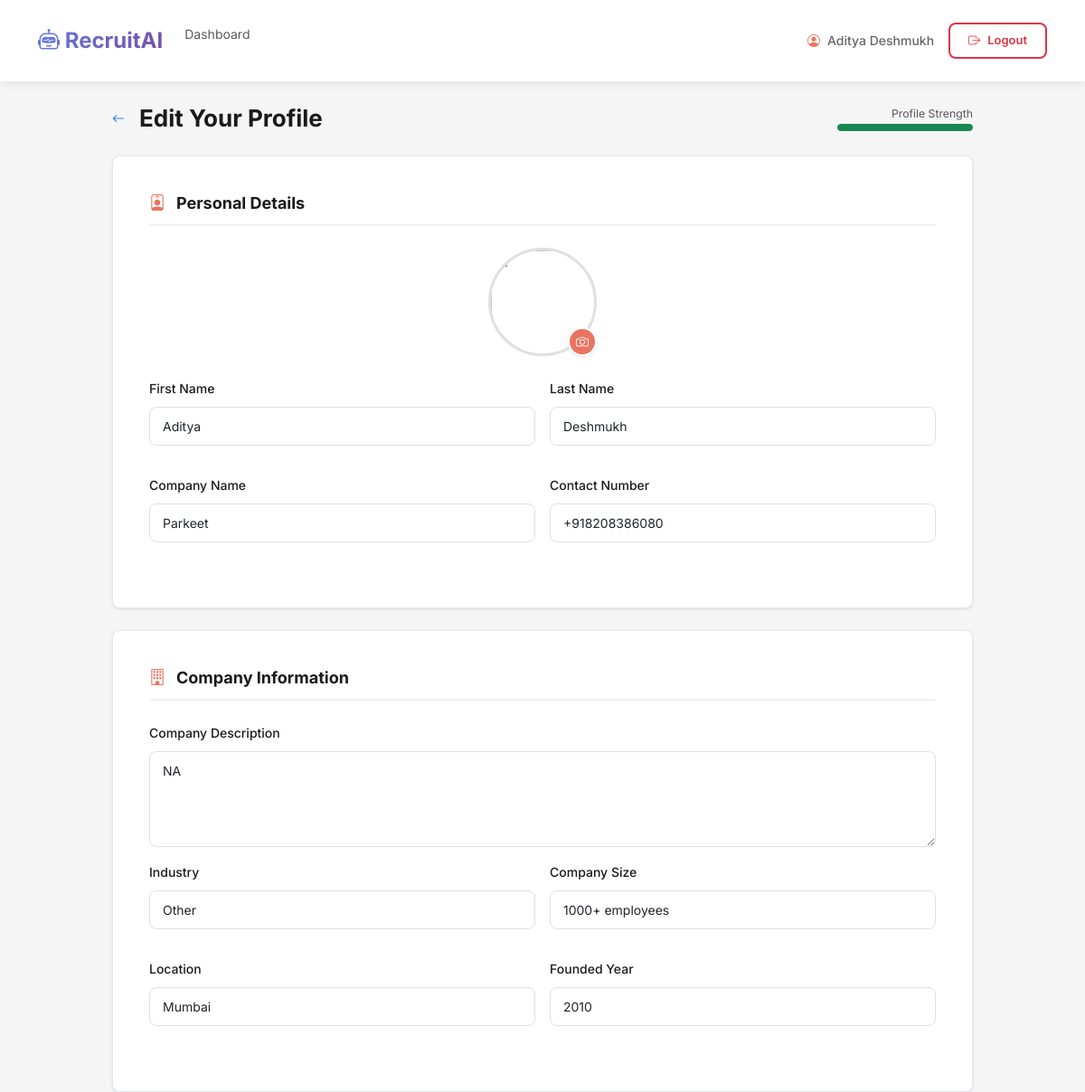
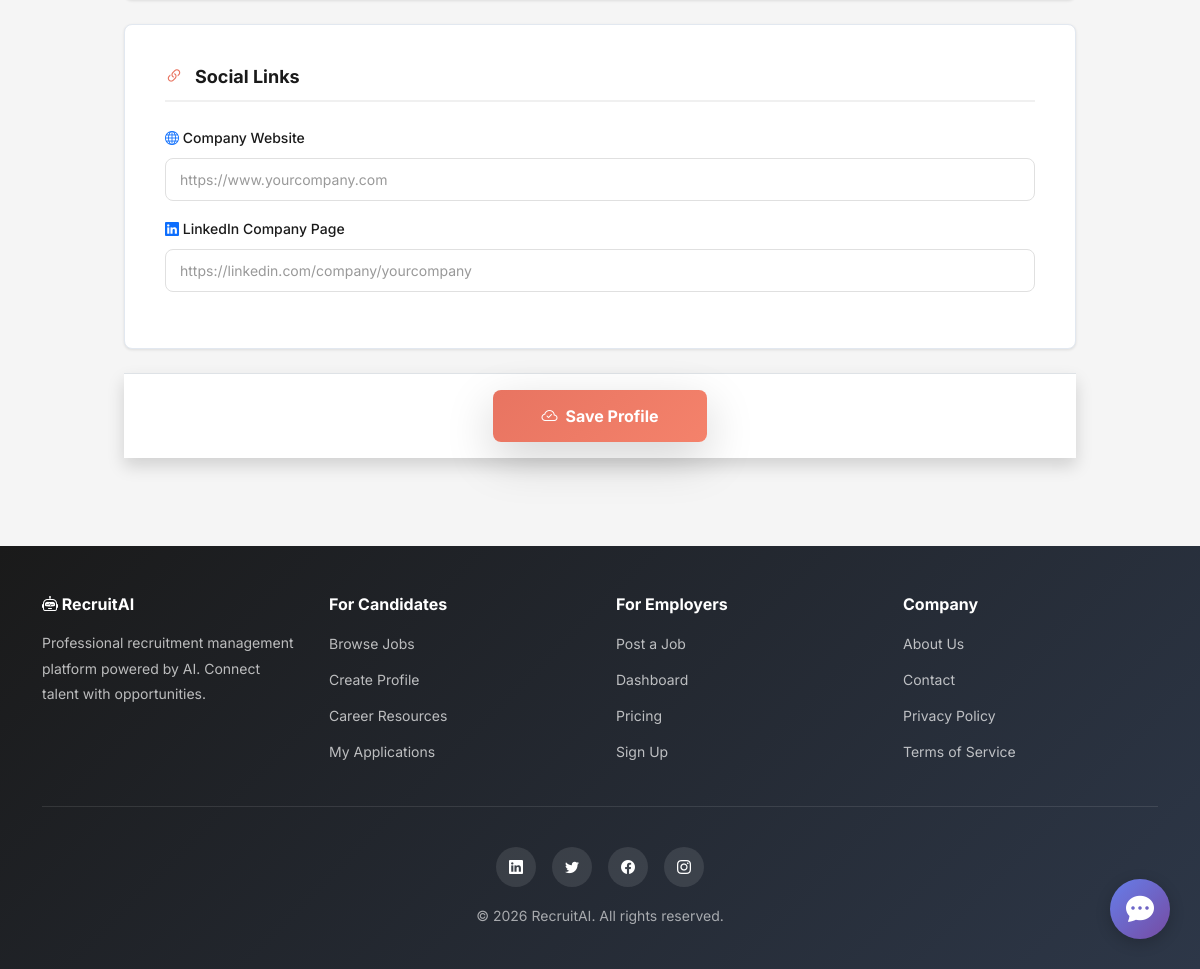
The page /hr/profile/edit/ (signed in) on the database its author committed (2 pictures, top to bottom).
### core/models.py (models this page shows, shortened)
class CustomUser(AbstractUser):
    pass
    is_hr = models.BooleanField(default=False)
    is_candidate = models.BooleanField(default=False)
    company_name = models.CharField(max_length=200, blank=True)
    email = models.EmailField(unique=True)

class HRProfile(models.Model):
    INDUSTRY_CHOICES = [
        ('IT', 'Information Technology'),
        ('Finance', 'Finance & Banking'),
        ('Healthcare', 'Healthcare'),
        ('Education', 'Education'),
        ('Manufacturing', 'Manufacturing'),
        ('Retail', 'Retail & E-commerce'),
        ('Consulting', 'Consulting'),
        ('Other', 'Other'),
    ]
    COMPANY_SIZE_CHOICES = [
        ('1-10', '1-10 employees'),
        ('11-50', '11-50 employees'),
        ('51-200', '51-200 employees'),
        ('201-500', '201-500 employees'),
        ('501-1000', '501-1000 employees'),
        ('1000+', '1000+ employees'),
    ]
    user = models.OneToOneField(CustomUser, on_delete=models.CASCADE, related_name='hr_profile')
    profile_photo = CloudinaryField('image', blank=True, null=True)
    company_description = models.TextField(blank=True, help_text="Brief description of your company")
    industry = models.CharField(max_length=50, choices=INDUSTRY_CHOICES, blank=True)
    company_size = models.CharField(max_length=20, choices=COMPANY_SIZE_CHOICES, blank=True)
    location = models.CharField(max_length=200, blank=True, help_text="Company headquarters location")
    contact = models.CharField(max_length=20, blank=True, help_text="Contact number")
    website_url = models.URLField(blank=True, null=True, help_text="Company website")
    linkedin_url = models.URLField(blank=True, null=True, help_text="Company LinkedIn page")
    founded_year = models.IntegerField(blank=True, null=True, help_text="Year company was founded")

### core/views.py (the view)
# urls.py: path('hr/profile/edit/', views.hr_update_profile, name='hr_update_profile'),
@hr_required
def hr_update_profile(request):
    try:
        profile = request.user.hr_profile
    except HRProfile.DoesNotExist:
        profile = HRProfile(user=request.user)
    if request.method == 'POST':
        form = HRProfileForm(request.POST, request.FILES, instance=profile)
        first_name = request.POST.get('first_name')
        last_name = request.POST.get('last_name')
        company_name = request.POST.get('company_name')
        if form.is_valid():
            user = request.user
            user.first_name = first_name
            user.last_name = last_name
            user.company_name = company_name
            user.save()
            form.save()
            from django.contrib import messages
            messages.success(request, 'Profile updated successfully!')
            return redirect('hr_profile_view')
    else:
        form = HRProfileForm(instance=profile)
    return render(request, 'core/hr_profile_form.html', {
        'form': form,
        'user': request.user
    })

### templates/core/hr_profile_form.html (shortened to what this page needs)
{% extends 'base.html' %}
{% load static %}
{% block extra_css %}
<link rel="stylesheet" href="{% static 'css/candidate.css' %}">
<link rel="stylesheet" href="{% static 'css/components.css' %}">
{% endblock %}
{% block content %}
<div class="profile-container">
    <div class="d-flex align-items-center justify-content-between mb-4">
        <div class="d-flex align-items-center gap-3">
            <a href="{% url 'hr_profile_view' %}" class="back-btn"><i class="bi bi-arrow-left"></i></a>
            <h2 class="mb-0">Edit Your Profile</h2>
        </div>
        <div class="profile-completeness">
            <small class="text-muted d-block text-end">Profile Strength</small>
            <div class="progress" style="height: 8px; width: 150px;">
                <div class="progress-bar bg-success" id="profileStrengthBar"
                    style="width: {{ profile.completeness }}%;"></div>
            </div>
        </div>
    </div>
    <form method="post" enctype="multipart/form-data" id="profileForm">
        <div class="card mb-4">
            <div class="card-body">
                <h4 class="section-title"><i class="bi bi-person-badge"></i> Personal Details</h4>
                <div class="profile-photo-upload mb-4">
                    {% if form.instance.profile_photo %}
                    <img src="{{ form.instance.profile_photo.url }}" class="profile-photo-preview" id="photoPreview">
                    {% else %}
                    <img src="https://ui-avatars.com/api/?name={{ user.company_name|urlencode }}&size=120&background=E87461&color=fff"
                        class="profile-photo-preview" id="photoPreview">
                    {% endif %}
                    <label for="id_profile_photo" class="photo-upload-btn"><i class="bi bi-camera"></i></label>
                </div>
                <div class="form-row">
                    <div class="form-group">
                        <label class="form-label">First Name</label>
                        <input type="text" class="form-control" name="first_name" value="{{ user.first_name }}"
                            required>
                    </div>
                    <div class="form-group">
                        <label class="form-label">Last Name</label>
                        <input type="text" class="form-control" name="last_name" value="{{ user.last_name }}" required>
                    </div>
                </div>
                <div class="form-row">
                    <div class="form-group">
                        <label class="form-label">Company Name</label>
                        <input type="text" class="form-control" name="company_name" value="{{ user.company_name }}"
                            required>
                    </div>
                    <div class="form-group">
                        <label class="form-label">Contact Number</label>
                        {{ form.contact }}
                    </div>
                </div>
            </div>
        </div>
        <div class="card mb-4">
            <div class="card-body">
                <h4 class="section-title"><i class="bi bi-building"></i> Company Information</h4>
                <div class="form-group mb-3">
                    <label class="form-label">Company Description</label>
                    {{ form.company_description }}
                </div>
                <div class="form-row">
                    <div class="form-group">
                        <label class="form-label">Industry</label>
                        {{ form.industry }}
                    </div>
                    <div class="form-group">
                        <label class="form-label">Company Size</label>
                        {{ form.company_size }}
                    </div>
                </div>
                <div class="form-row">
                    <div class="form-group">
                        <label class="form-label">Location</label>
                        {{ form.location }}
                    </div>
                    <div class="form-group">
                        <label class="form-label">Founded Year</label>
                        {{ form.founded_year }}
                    </div>
                </div>
            </div>
        </div>
        <div class="card mb-4">
            <div class="card-body">
                <h4 class="section-title"><i class="bi bi-link-45deg"></i> Social Links</h4>
                <div class="form-group mb-3">
                    <label class="form-label"><i class="bi bi-globe text-primary"></i> Company Website</label>
                    {{ form.website_url }}
                </div>
                <div class="form-group">
                    <label class="form-label"><i class="bi bi-linkedin text-primary"></i> LinkedIn Company Page</label>
                    {{ form.linkedin_url }}
                </div>
            </div>
        </div>
        <div class="sticky-bottom bg-white p-3 border-top text-center shadow">
            <button type="submit" class="btn btn-primary btn-lg px-5 shadow-lg">
                <i class="bi bi-cloud-check"></i> Save Profile
            </button>
        </div>
    </form>
</div>
{% endblock %}

### templates/base.html (shortened to what this page needs)
<!DOCTYPE html>
<html lang="en">
<head>
    <link href="https://cdn.jsdelivr.net/npm/bootstrap@5.3.0/dist/css/bootstrap.min.css" rel="stylesheet">
    <link rel="stylesheet" href="https://cdn.jsdelivr.net/npm/bootstrap-icons@1.11.3/font/bootstrap-icons.min.css">
    {% load static %}
    <link rel="stylesheet" href="{% static 'css/candidate.css' %}">
    <link rel="stylesheet" href="{% static 'css/components.css' %}">
    <link rel="stylesheet" href="{% static 'css/hr.css' %}">
    <link rel="stylesheet" href="{% static 'css/modal.css' %}">
    <link rel="stylesheet" href="{% static 'css/chat.css' %}">
    {% block extra_css %}{% endblock %}
</head>
<body>
    <nav class="navbar navbar-expand-lg navbar-light">
        <div class="container">
            <a class="navbar-brand" href="/">
                <i class="bi bi-robot"></i> RecruitAI
            </a>
            <div class="collapse navbar-collapse" id="navbarNav">
                <ul class="navbar-nav me-auto">
                    {% if user.is_authenticated %}
                    {% if user.is_hr %}
                    <li class="nav-item">
                        <a class="nav-link" href="{% url 'hr_dashboard' %}">Dashboard</a>
                    </li>
                    {% endif %}
                    {% endif %}
                </ul>
            </div>
            <div class="d-flex align-items-center gap-3">
                {% if user.is_authenticated %}
                {% if user.is_hr %}
                <a href="{% url 'hr_profile_view' %}" class="navbar-text" style="text-decoration: none;">
                    <i class="bi bi-person-circle"></i>
                    {{ user.get_full_name|default:user.username }}
                </a>
                {% else %}
                <a href="{% url 'profile_view' %}" class="navbar-text" style="text-decoration: none;">
                    <i class="bi bi-person-circle"></i>
                    {{ user.get_full_name|default:user.username }}
                </a>
                {% endif %}
                <form method="post" action="{% url 'logout' %}" style="display: inline;">
                    <button type="submit" class="btn btn-outline-danger btn-sm">
                        <i class="bi bi-box-arrow-right"></i> Logout
                    </button>
                </form>
                {% else %}
                <a href="{% url 'login' %}" class="btn btn-primary btn-sm">
                    <i class="bi bi-box-arrow-in-right"></i> Login
                </a>
                {% endif %}
            </div>
        </div>
    </nav>
    <div class="main-content">
        {% block content %}{% endblock %}
    </div>
    <footer class="site-footer">
        <div class="container">
            <div class="footer-content">
                <div class="footer-section">
                    <h5><i class="bi bi-robot"></i> RecruitAI</h5>
                    <p style="color: rgba(255, 255, 255, 0.7);">
                        Professional recruitment management platform powered by AI.
                        Connect talent with opportunities.
                    </p>
                </div>
                <div class="footer-section">
                    <h5>For Candidates</h5>
                    <ul>
                        <li><a href="{% url 'candidate_dashboard' %}">Browse Jobs</a></li>
                        <li><a href="{% url 'update_profile' %}">Create Profile</a></li>
                        <li><a href="{% url 'career_resources' %}">Career Resources</a></li>
                        <li><a href="{% url 'my_applications' %}">My Applications</a></li>
                    </ul>
                </div>
                <div class="footer-section">
                    <h5>For Employers</h5>
                    <ul>
                        <li><a href="{% url 'create_job' %}">Post a Job</a></li>
                        <li><a href="{% url 'hr_dashboard' %}">Dashboard</a></li>
                        <li><a href="{% url 'pricing' %}">Pricing</a></li>
                        <li><a href="{% url 'hr_signup' %}">Sign Up</a></li>
                    </ul>
                </div>
                <div class="footer-section">
                    <h5>Company</h5>
                    <ul>
                        <li><a href="{% url 'about_us' %}">About Us</a></li>
                        <li><a href="{% url 'contact' %}">Contact</a></li>
                        <li><a href="{% url 'privacy_policy' %}">Privacy Policy</a></li>
                        <li><a href="{% url 'terms_of_service' %}">Terms of Service</a></li>
                    </ul>
                </div>
            </div>
            <div class="footer-bottom">
                <div class="footer-social">
                    <a href="https://linkedin.com/company/recruitai" target="_blank" rel="noopener noreferrer"><i
                            class="bi bi-linkedin"></i></a>
                    <a href="https://twitter.com/recruitai" target="_blank" rel="noopener noreferrer"><i
                            class="bi bi-twitter"></i></a>
                    <a href="https://facebook.com/recruitai" target="_blank" rel="noopener noreferrer"><i
                            class="bi bi-facebook"></i></a>
                    <a href="https://instagram.com/recruitai" target="_blank" rel="noopener noreferrer"><i
                            class="bi bi-instagram"></i></a>
                </div>
                <p style="margin-top: 1rem;">&copy; 2026 RecruitAI. All rights reserved.</p>
            </div>
        </div>
    </footer>
    <div class="chat-widget">
        <button class="chat-button" id="chatButton">
            <i class="bi bi-chat-dots-fill"></i>
        </button>
    </div>
</body>
</html>

### rows shown on the page
CustomUser: get_full_name "Aditya Deshmukh", first_name "Aditya", last_name "Deshmukh", company_name "Parkeet"
HRProfile: contact "+918208386080", company_description "NA", industry "Other", company_size "1000+ employees", location "Mumbai", founded_year "2010"
